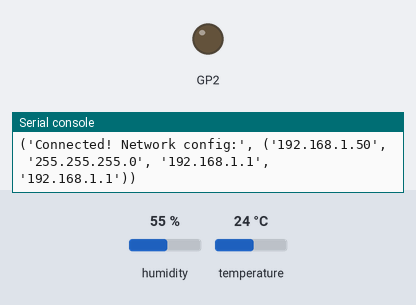
Bench run of a program on a simulated Raspberry Pi Pico running MicroPython. Parts: output pins drawn as LEDs (lit = HIGH), the last lines printed to the serial console. The inputs (shaded band) are chosen by the test bench; at power-on: humidity 55 %, temperature 24 °C. WiFi joins after 1.5 s; no MQTT or app messages arrive unless stated.

Above: at 7.6 s.
At 12.6 s:
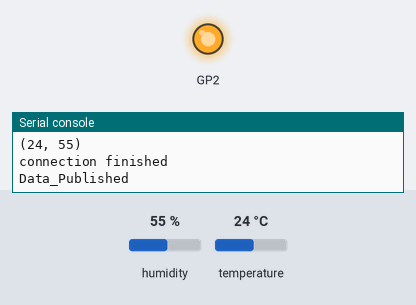
Timing chart, 0 to 18.2 s (numbered marks = the images above):
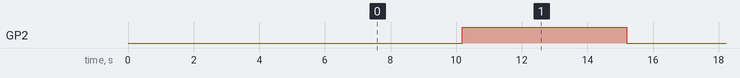

The program:

main.py
```python
# Load necessary libraries
from machine import Pin
from umqtt.simple import MQTTClient
import time
import network
import json
import dht

# Objects:
sensor = dht.DHT11(Pin(28))
# Stratup
led = Pin(02, Pin.OUT)

# WiFi
SSID = "SSID_NAME"
SSID_PASSWORD = "WIFI_PASSWORD"

def do_connect():
    time.sleep(1)
    sta_if = network.WLAN(network.STA_IF)
    if not sta_if.isconnected():
        print('connecting to network...')
        sta_if.active(True)
        sta_if.connect(SSID, SSID_PASSWORD)
        while not sta_if.isconnected():
            print("Attempting to connect....")
            time.sleep(1)
    print('Connected! Network config:', sta_if.ifconfig())
    time.sleep(2)

# Main No.1
# Connect to Internet Before Send MQTT Basic Parameters
print("Connecting to your wifi...")
do_connect()

# After Connect to Internet
# Global variables and constants:
# MQTT Basic
username="DEVICE_USERNAME"
broker=  "HOST_NAME"
topic = "v1/devices/me/telemetry"
Mqtt_CLIENT_ID = "CLIENT_ID"
PASSWORD="PASSWORD"
# MQTT
client = MQTTClient(client_id=Mqtt_CLIENT_ID, server=broker, port=1883,
                    user=username, password=PASSWORD, keepalive=10000) #Confiuracion del Cliente MQTT
client.connect()
UPDATE_TIME_INTERVAL = 5000 # in ms unit
last_update = time.ticks_ms()
data = dict()
led1=True
# Main Loop
while True:
    if time.ticks_ms() - last_update >= UPDATE_TIME_INTERVAL:
        try:
            sensor.measure()
            t = sensor.temperature()
            h = sensor.humidity()
            print(t, h)
            data["temperature"] = t
            data["humidity"] = h
            data["led"] = led1
            data2 = json.dumps(data)  # convert it to json

            print('connection finished')
            client.publish(topic, data2)
            print("Data_Published")

            led.value(not led.value())
            led1 = not led1
            last_update = time.ticks_ms()
        except OSError as e:
            print('Failed to read DHT11 sensor.')
            
```

Measured:
- by itself, GP2: alternates HIGH for 5.0 s and LOW for 5.0 s
